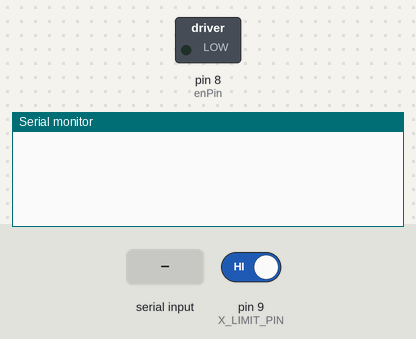
A sketch run on a simulated Arduino Uno, built with avr-gcc and run on an emulated ATmega328P. Parts: switched loads named in the sketch (green lamp = pin HIGH), the last lines printed to the serial monitor. Inputs (shaded band) come from the test bench; at power-on: pin 9 (X_LIMIT_PIN) HIGH.

Above: at 1.2 s.
1.3 s: "f\n" received over Serial
At 2.5 s:
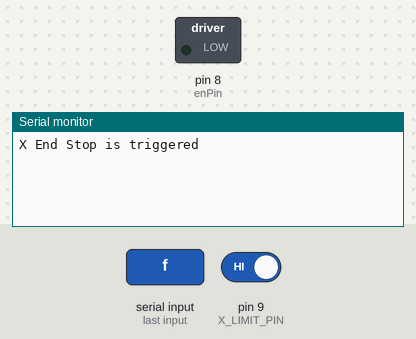
2.8 s: "90,45\n" received over Serial
At 3.9 s:
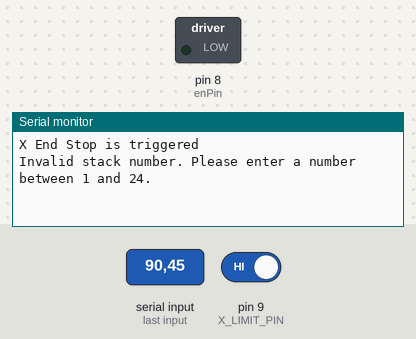

Measured:
- after the input at 1.3 s, the serial monitor: prints a new line at once (image 1)
- after the input at 2.8 s, the serial monitor: prints a new line at once (image 2)

The sketch:

CNC_Stack_28.ino
```cpp
//This code has the limit switch working, the mimit switch function is now inside the movetoCoordinate function
//When the coordinate is sent and the robot is moving to the position, triggerring the limit switch stops the motor and when a new coordinate is given it resumes its operation and continues its movement to the old coordinate

#include <AccelStepper.h>

// Define stepper motor connections and steps per revolution
#define enPin 8
#define X_STEP_PIN 2
#define X_DIR_PIN 5
#define Y1_STEP_PIN 3
#define Y1_DIR_PIN 6
#define Y2_STEP_PIN 4
#define Y2_DIR_PIN 7
#define X_LIMIT_PIN 9 // X-axis limit switch pin
#define Y_LIMIT_PIN 10 // Y-axis limit switch pin
#define STEPS_PER_REV 200
#define STEPS_PER_MM 10 // Steps per millimeter, adjust according to your setup

// Define stepper motor objects
AccelStepper stepperX(AccelStepper::DRIVER, X_STEP_PIN, X_DIR_PIN);
AccelStepper stepperY1(AccelStepper::DRIVER, Y1_STEP_PIN, Y1_DIR_PIN);
AccelStepper stepperY2(AccelStepper::DRIVER, Y2_STEP_PIN, Y2_DIR_PIN);

// Define a struct to hold coordinates
struct Coordinate {
  int x;
  int y;
};

// Define the size of each stack
#define STACK_WIDTH_MM 42
#define STACK_HEIGHT_MM 55

// Define the coordinates for the 5th column
#define COLUMN_X_COORD 172 // X-coordinate for the 5th column

void moveEndEffectorToCoordinate(Coordinate coord) {
  // Convert coordinate values to steps
  long targetXSteps = coord.x * STEPS_PER_MM;
  long targetYSteps = coord.y * STEPS_PER_MM;

  // Move the X-axis stepper motor to the target position
  stepperX.moveTo(targetXSteps);

  // Move the Y-axis stepper motors to the target position
  stepperY1.moveTo(targetYSteps);
  stepperY2.moveTo(targetYSteps);

  // Run both Y-axis motors until they reach the target position
  while (stepperX.distanceToGo() != 0 || stepperY1.distanceToGo() != 0 || stepperY2.distanceToGo() != 0) {
    // Check X-axis limit switch
    if (isXLimitReached()) {
      Serial.println("X End Stop is triggered");
      stepperX.stop(); // Stop X-axis stepper motor if limit switch is triggered
      break; // Exit the loop immediately
    }

    // Check Y-axis limit switch
  //  if (isYLimitReached()) {
  //    Serial.println("Y End Stop is triggered");
  //    stepperY1.stop(); // Stop Y-axis stepper motor 1 if limit switch is triggered
  //    stepperY2.stop(); // Stop Y-axis stepper motor 2 if limit switch is triggered
  //    break; // Exit the loop immediately
  //  }

    stepperX.run();
    stepperY1.run();
    stepperY2.run();
  }
}


// Function to check X-axis limit switch
bool isXLimitReached() {
  return digitalRead(X_LIMIT_PIN) == HIGH; // Assuming the limit switch is normally closed (NC)
}

// Function to check Y-axis limit switch
bool isYLimitReached() {
  return digitalRead(Y_LIMIT_PIN) == HIGH; // Assuming the limit switch is normally closed (NC)
}

// Function to convert stack number to coordinate
// Function to convert stack number to coordinate
Coordinate stackNumberToCoordinate(int stackNumber) {
  if (stackNumber >= 1 && stackNumber <= 24) {
    // Calculate X and Y coordinates for regular stacks
    int xCoord = (stackNumber - 1) % 4; // Adjusted for 4 positions along X-axis
    int yCoord = (stackNumber - 1) / 4; // Adjusted for 6 positions along Y-axis
    return {xCoord * STACK_WIDTH_MM, yCoord * STACK_HEIGHT_MM};
  } else if (stackNumber >= 25 && stackNumber <= 28) {
    // Calculate coordinates for stacks 25 to 28 in the additional row
    int xCoord = (stackNumber - 25) % 4; // Adjusted for 4 positions along X-axis
    int yCoord = 6; // Y-coordinate for the additional row
    return {xCoord * STACK_WIDTH_MM, yCoord * STACK_HEIGHT_MM};
  } else {
    // Convert alphabets "a" to "g" to corresponding rows in the 5th column
    switch (stackNumber) {
      case 'a': return {COLUMN_X_COORD, 0};
      case 'b': return {COLUMN_X_COORD, 1 * STACK_HEIGHT_MM};
      case 'c': return {COLUMN_X_COORD, 2 * STACK_HEIGHT_MM};
      case 'd': return {COLUMN_X_COORD, 3 * STACK_HEIGHT_MM};
      case 'e': return {COLUMN_X_COORD, 4 * STACK_HEIGHT_MM};
      case 'f': return {COLUMN_X_COORD, 5 * STACK_HEIGHT_MM};
      case 'g': return {COLUMN_X_COORD, 6 * STACK_HEIGHT_MM}; // New row 'g'
      default: return {0, 0}; // Invalid input
    }
  }
}


void setup() {
  // Set maximum speed and acceleration for Y axes
  stepperY1.setMaxSpeed(2000.0);
  stepperY2.setMaxSpeed(2000.0);
  stepperY1.setAcceleration(1000.0);
  stepperY2.setAcceleration(1000.0);
  pinMode(enPin, OUTPUT);
  digitalWrite(enPin, LOW);

  // Set up X axis
  stepperX.setMaxSpeed(1000.0);
  stepperX.setAcceleration(500.0);

  // Set limit switch pins as input with pull-up resistors enabled
  pinMode(X_LIMIT_PIN, INPUT_PULLUP);
  pinMode(Y_LIMIT_PIN, INPUT_PULLUP);

  // Initialize Serial communication
  Serial.begin(9600);
}

void loop() {


  // Check Y-axis limit switch
  //if (isYLimitReached()) {
  //  Serial.println("Y End Stop is triggered");
  //  stepperY1.stop(); // Stop Y-axis stepper motor 1 if limit switch is triggered
  //  stepperY2.stop(); // Stop Y-axis stepper motor 2 if limit switch is triggered
  //}

  // If data is available to read from Serial
  if (Serial.available() > 0) {
    // Read the input string from Serial
    String input = Serial.readStringUntil('\n');

    // Parse input as stack number
    char inputChar = input.charAt(0);

    // Convert input to lowercase
    inputChar = tolower(inputChar);

    // Check if input is an integer or a character
    if (isdigit(inputChar)) {
      // Parse input as stack number
      int stackNumber = input.toInt();

      // Check if stack number is within the valid range (1 to 24)
      if (stackNumber >= 1 && stackNumber <= 28) {
        // Convert stack number to coordinate
        Coordinate targetCoord = stackNumberToCoordinate(stackNumber);

        // Move end effector to the specified coordinate
        moveEndEffectorToCoordinate(targetCoord);
      } else {
        Serial.println("Invalid stack number. Please enter a number between 1 and 24.");
      }
    } else if (inputChar >= 'a' && inputChar <= 'g') {
      // Convert character input to corresponding stack number
      Coordinate targetCoord = stackNumberToCoordinate(inputChar);

      // Move end effector to the specified coordinate
      moveEndEffectorToCoordinate(targetCoord);
    } else {
      Serial.println("Invalid input. Please enter a number between 1 and 28 or a and g.");
    }
  }
}
```
